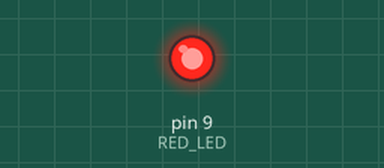
Bench run of a sketch on a simulated Arduino Uno, built with avr-gcc and run on an emulated ATmega328P. On the bench: output pins drawn as LEDs (lit = HIGH). At 9.0 s the program stops and its outputs stay as they are.

Above: at 0.1 s.
At 2.1 s:
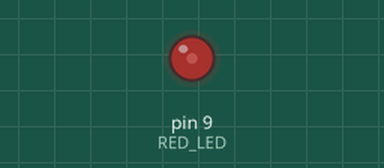
At 5.1 s:
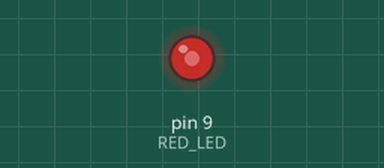
At 8.1 s:
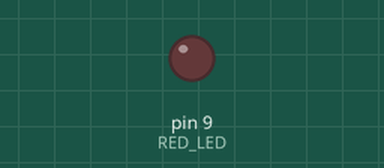
Timing chart, 0 to 9.6 s (numbered marks = the images above):
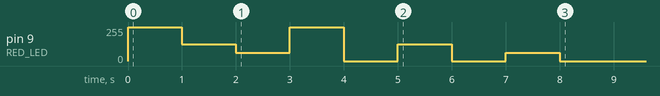

The sketch:

Lesson_7_-_Understanding_the_Arduino_Analog_Command.ino
```cpp
//https://www.youtube.com/watch?v=6CRhpUV92ww&list=PLGs0VKk2DiYw-L-RibttcvK-WBZm8WLEP&index=7
//Giving RED_LED an interger value of 9 to represent LED Pin number
//Giving FULL_BRIGHTNESS and interger value of 255 to represent the analog voltage as maximum capacity at 5V
int RED_LED = 9;
int FULL_BRIGHTNESS = 255;
int HALF_BRIGHTNESS = 127;
int QUARTER_BRIGHTNESS = 63;

//Giving RED_PIN and output
void setup() {
  pinMode(RED_LED, OUTPUT);
}

//Declaring loop order
void loop() {
  red();
  exit(0);
}

//The "analogWrite" command controls the voltage the LED can receive to a certain extent
//The command only work if the LED is connected to a pin with the "~" symbol next to the number (Ex: 9~)
//The second parameter of the code ranges from 0-255
//0 = 0 Volts, 255 = 5 Volts
//The number "255" results from binary quadratic relations (Ex: 1, 2, 4, 8, 16, 32, 64, 128, 256)
//Binary also counts zero as a number, which is why it is 255 instead of 256
//Think of the voltage as 8 bits of resolution (2^8)
void red() {
  analogWrite(RED_LED, FULL_BRIGHTNESS);
  delay(1000);
  analogWrite(RED_LED, HALF_BRIGHTNESS);
  delay(1000);
  analogWrite(RED_LED, QUARTER_BRIGHTNESS);
  delay(1000);
  analogWrite(RED_LED, FULL_BRIGHTNESS);
  delay(1000);
  digitalWrite(RED_LED, LOW);
  delay(1000);
  analogWrite(RED_LED, HALF_BRIGHTNESS);
  delay(1000);
  digitalWrite(RED_LED, LOW);
  delay(1000);
  analogWrite(RED_LED, QUARTER_BRIGHTNESS);
  delay(1000);
  digitalWrite(RED_LED, LOW);
  delay(1000);
}
```

Measured:
- by itself, pin 9 (RED_LED): 0/255 → 255/255 at 0.00 s, → 127/255 1.0 s later, → 63/255 1.0 s later, → 255/255 1.0 s later, … (9 changes in this stretch)
